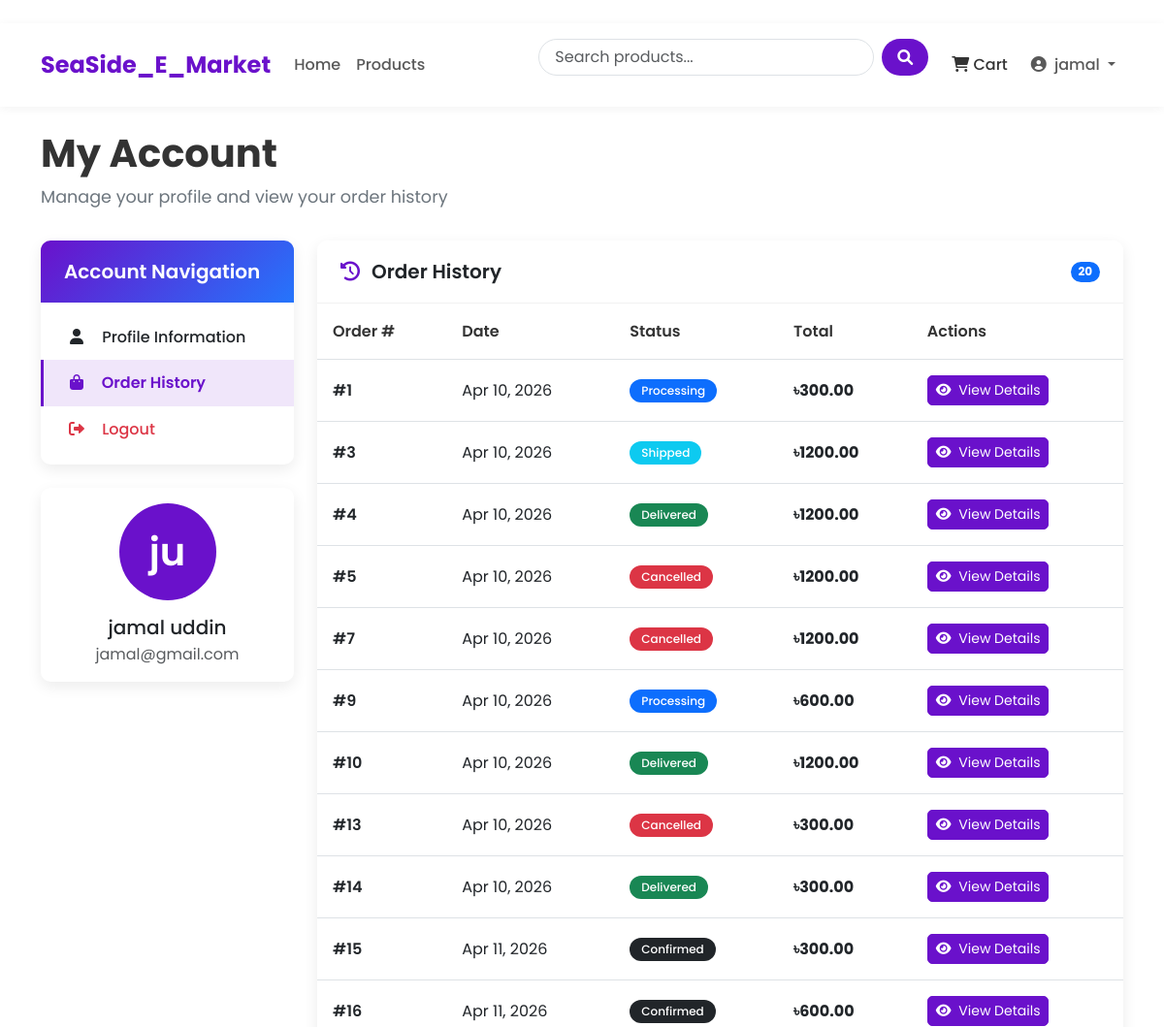
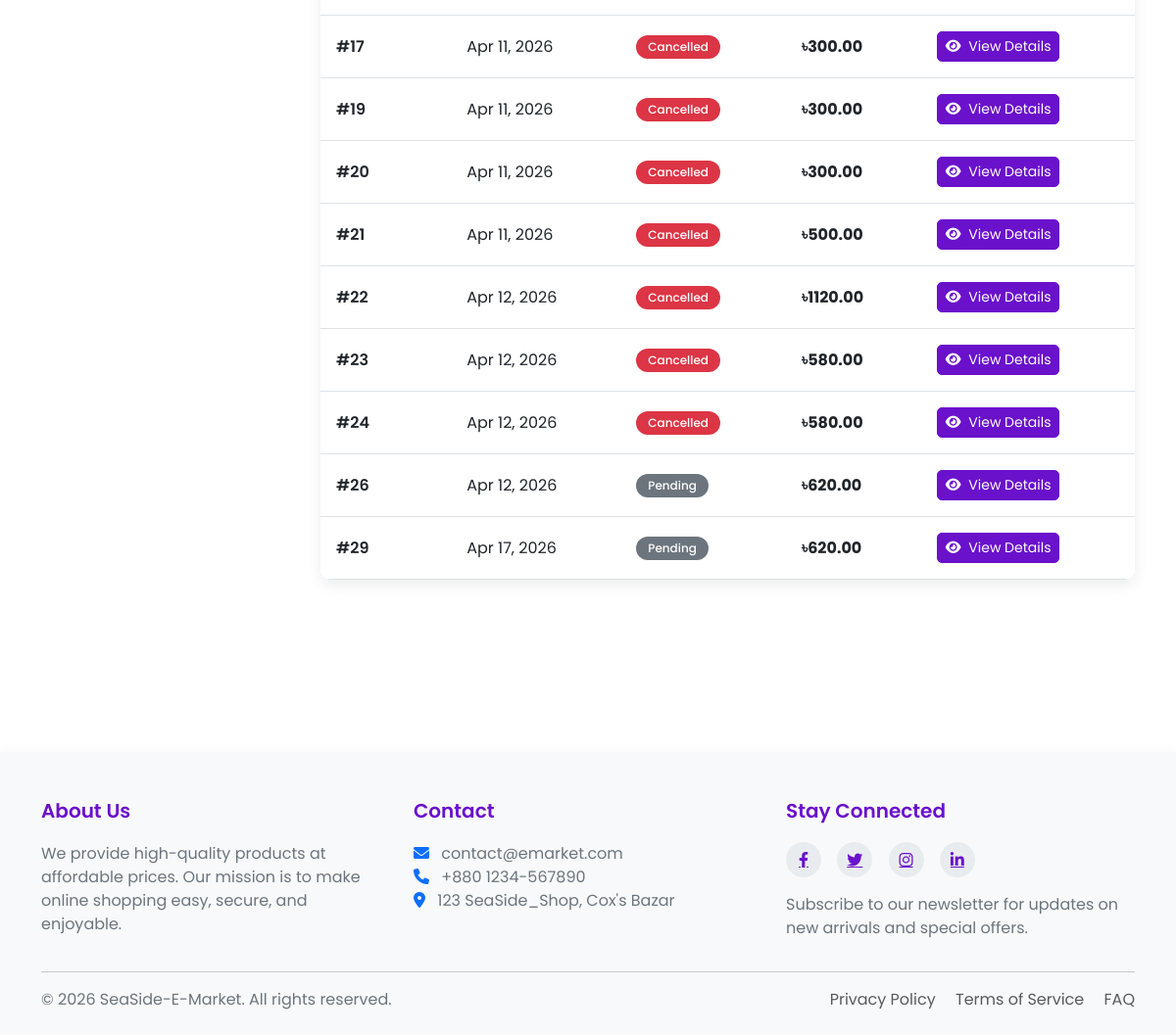
The app's page /profile/?tab=orders (signed in) with its own data (2 pictures, top to bottom).
### SeaSide_Shop/models.py (models this page shows, shortened)
class Order(models.Model):
    STATUS = [
        ('pending', 'Pending'),
        ('confirm', 'Confirmed'),
        ('processing', 'Processing'),
        ('shipped', 'Shipped'),
        ('delivered', 'Delivered'),
        ('failed', 'Failed'),
        ('canceled', 'Cancelled'),
    ]
    PAYMENT_METHODS = [
        ('cod', 'Cash on Delivery'),
        ('sslcommerz', 'Pay Online with SSLCommerz'),
    ]
    PAYMENT_STATUS = [
        ('cod', 'Pending/COD'),
        ('pending', 'Pending'),
        ('paid', 'Paid'),
        ('failed', 'Failed'),
        ('canceled', 'Cancelled'),
    ]
    user = models.ForeignKey(User, on_delete=models.CASCADE, related_name='orders')
    first_name = models.CharField(max_length=100)
    last_name = models.CharField(max_length=100)
    email = models.EmailField()
    address = models.TextField()
    postal_code = models.CharField(max_length=100)
    phone = models.CharField(max_length=12, blank=True)
    city = models.CharField(max_length=100)
    note = models.TextField(blank=True)
    shipping_fee = models.DecimalField(max_digits=10, decimal_places=2, default=0)
    paid = models.BooleanField(default=False)
    payment_method = models.CharField(max_length=20, choices=PAYMENT_METHODS, default='cod')
    payment_status = models.CharField(max_length=20, choices=PAYMENT_STATUS, default='cod')
    transaction_id = models.CharField(max_length=100, blank=True)
    sslcommerz_session_key = models.CharField(max_length=255, blank=True)
    validation_id = models.CharField(max_length=255, blank=True)
    bank_transaction_id = models.CharField(max_length=255, blank=True)
    stock_reduced = models.BooleanField(default=False)
    created_at = models.DateTimeField(auto_now_add=True)
    updated_at = models.DateTimeField(auto_now=True)
    status = models.CharField(max_length=10, choices=STATUS, default='pending')
    def get_items_total(self):
        return sum(item.get_cost() for item in self.order_items.all())
    def get_total_cost(self):
        return self.get_items_total() + self.shipping_fee

class OrderItem(models.Model):
    order = models.ForeignKey(Order, on_delete=models.CASCADE, related_name='order_items')
    product = models.ForeignKey(Product, on_delete=models.CASCADE)
    quantity = models.PositiveBigIntegerField(default=1)
    price = models.DecimalField(max_digits=10, decimal_places=2)
    def get_cost(self):
        return self.quantity*self.price  # 20

### SeaSide_Shop/views.py (the view)
# urls.py: path('profile/', views.profile, name="profile"),
@login_required
def profile(request):
    tab = request.GET.get('tab')
    orders = Order.objects.filter(user = request.user)
    completed_orders = orders.filter(status = 'delivered')
    completed_orders_count = completed_orders.count()
    total_spent = sum(
        order.get_total_cost()
        for order in orders.exclude(status__in=['canceled', 'failed']).exclude(payment_status__in=['canceled', 'failed'])
    )
    order_history_active = (tab == 'orders') # true or false return korbe
    return render(request, 'SeaSide_Shop/profile.html', {
        'user' : request.user,
        'orders' : orders,
        'completed_orders' : completed_orders,
        'completed_orders_count' : completed_orders_count,
        'total_spent' : total_spent,
        'order_history_active' : order_history_active
    })

### templates/SeaSide_Shop/profile.html (shortened to what this page needs)
﻿{% extends 'base.html' %}
{% block content %}
<div class="profile-container">
    <div class="profile-header">
        <h1 class="profile-title">My Account</h1>
        <p class="profile-subtitle">Manage your profile and view your order history</p>
    </div>
    <div class="row">
        <div class="col-lg-3 mb-4">
            <div class="profile-sidebar">
                <div class="sidebar-card card">
                    <div class="card-header">
                        <h5 class="mb-0">Account Navigation</h5>
                    </div>
                    <div class="sidebar-menu list-group list-group-flush">
                        <a href="{% url 'profile' %}" class="list-group-item list-group-item-action {% if not order_history_active %}active{% endif %}">
                            <i class="fas fa-user"></i> Profile Information
                        </a>
                        <a href="{% url 'profile' %}?tab=orders" class="list-group-item list-group-item-action {% if order_history_active %}active{% endif %}">
                            <i class="fas fa-shopping-bag"></i> Order History
                        </a>
                        <a href="{% url 'logout' %}" class="list-group-item list-group-item-action text-danger">
                            <i class="fas fa-sign-out-alt"></i> Logout
                        </a>
                    </div>
                </div>
                <div class="sidebar-card card">
                    <div class="card-body text-center">
                        <div class="profile-avatar">
                            {{ user.first_name|slice:":1" }}{{ user.last_name|slice:":1" }}
                        </div>
                        <h5 class="mb-1">{{ user.get_full_name }}</h5>
                        <p class="text-muted mb-0">{{ user.email }}</p>
                    </div>
                </div>
            </div>
        </div>
        <div class="col-lg-9">
            {% if order_history_active %}
            <div class="content-card card">
                <div class="card-header d-flex justify-content-between align-items-center">
                    <h5 class="mb-0"><i class="fas fa-history"></i> Order History</h5>
                    {% if orders %}
                    <span class="badge bg-primary rounded-pill">{{ orders|length }}</span>
                    {% endif %}
                </div>
                <div class="card-body p-0">
                    {% if orders %}
                        <div class="table-responsive">
                            <table class="table order-table mb-0">
                                <thead>
                                    <tr>
                                        <th>Order #</th>
                                        <th>Date</th>
                                        <th>Status</th>
                                        <th>Total</th>
                                        <th>Actions</th>
                                    </tr>
                                </thead>
                                <tbody>
                                    {% for order in orders %}
                                    <tr>
                                        <td class="order-id">#{{ order.id }}</td>
                                        <td>{{ order.created_at|date:"M d, Y" }}</td>
                                        <td>
                                            <span class="status-badge badge {% if order.status == 'delivered' %}bg-success{% elif order.status == 'shipped' %}bg-info{% elif order.status == 'processing' %}bg-primary{% elif order.status == 'confirm' %}bg-dark{% elif order.status == 'failed' or order.status == 'canceled' %}bg-danger{% else %}bg-secondary{% endif %}">
                                                {{ order.get_status_display }}
                                            </span>
                                        </td>
                                        <td class="fw-bold">৳{{ order.get_total_cost }}</td>
                                        <td>
                                            <button type="button" class="btn btn-sm btn-primary view-btn" data-bs-toggle="modal" data-bs-target="#orderModal{{ order.id }}">
                                                <i class="fas fa-eye me-1"></i> View Details
                                            </button>
                                        </td>
                                    </tr>
                                    {% endfor %}
                                </tbody>
                            </table>
                        </div>
                    {% endif %}
                </div>
            </div>
            {% endif %}
        </div>
    </div>
</div>
{% endblock %}

### templates/base.html (shortened to what this page needs)
<!DOCTYPE html>
<html lang="en">
<head>
    <link href="https://cdn.jsdelivr.net/npm/bootstrap@5.3.0/dist/css/bootstrap.min.css" rel="stylesheet">
    <link rel="stylesheet" href="https://cdnjs.cloudflare.com/ajax/libs/font-awesome/6.0.0/css/all.min.css">
    {% load static %}
</head>
<body>
    <header>
        <nav class="navbar navbar-expand-lg navbar-light bg-white">
            <div class="container">
                <a class="navbar-brand" href="{% url 'home' %}">SeaSide_E_Market</a>
                <div class="collapse navbar-collapse" id="navbarNav">
                    <ul class="navbar-nav me-auto mb-2 mb-lg-0">
                        <li class="nav-item {% if request.path == '/' %}active{% endif %}">
                            <a class="nav-link" href="{% url 'home' %}">Home</a>
                        </li>
                        <li class="nav-item {% if '/products/' in request.path %}active{% endif %}">
                            <a class="nav-link" href="{% url 'product_list' %}">Products</a>
                        </li>
                    </ul>
                    <form class="d-flex search-box me-3" action="{% url 'product_list' %}" method="get">
                        <input class="form-control search-input me-2" type="search" name="search" placeholder="Search products..." aria-label="Search">
                        <button class="btn search-btn" type="submit">
                            <i class="fas fa-search"></i>
                        </button>
                    </form>
                    <ul class="navbar-nav">
                        <li class="nav-item me-2">
                            <a class="nav-link cart-btn" href="{% url 'cart_detail' %}">
                                <i class="fas fa-shopping-cart"></i> Cart
                            </a>
                        </li>
                        {% if user.is_authenticated %}
                            <li class="nav-item dropdown">
                                <a class="nav-link dropdown-toggle" href="#" id="navbarDropdown" role="button"
                                   data-bs-toggle="dropdown" aria-expanded="false">
                                    <i class="fas fa-user-circle me-1"></i> {{ user.username }}
                                </a>
                            </li>
                        {% endif %}
                    </ul>
                </div>
            </div>
        </nav>
    </header>
    <main class="container my-4">
        {% block content %}{% endblock %}
    </main>
    <footer>
        <div class="container">
            <div class="row">
                <div class="col-md-4 mb-4 mb-md-0">
                    <h5>About Us</h5>
                    <p>We provide high-quality products at affordable prices. Our mission is to make online shopping easy, secure, and enjoyable.</p>
                </div>
                <div class="col-md-4 mb-4 mb-md-0">
                    <h5>Contact</h5>
                    <p>
                        <i class="fas fa-envelope me-2 text-primary"></i> contact@emarket.com<br>
                        <i class="fas fa-phone me-2 text-primary"></i> +880 1234-567890<br>
                        <i class="fas fa-map-marker-alt me-2 text-primary"></i> 123 SeaSide_Shop, Cox's Bazar
                    </p>
                </div>
                <div class="col-md-4">
                    <h5>Stay Connected</h5>
                    <div class="social-icons mb-3">
                        <a href="#"><i class="fab fa-facebook-f"></i></a>
                        <a href="#"><i class="fab fa-twitter"></i></a>
                        <a href="#"><i class="fab fa-instagram"></i></a>
                        <a href="#"><i class="fab fa-linkedin-in"></i></a>
                    </div>
                    <p>Subscribe to our newsletter for updates on new arrivals and special offers.</p>
                </div>
            </div>
            <hr>
            <div class="row mt-3">
                <div class="col-md-6 mb-2 mb-md-0">
                    <p class="mb-0">&copy; {% now "Y" %} SeaSide-E-Market. All rights reserved.</p>
                </div>
                <div class="col-md-6 text-md-end">
                    <p class="mb-0">
                        <a href="#" class="text-decoration-none me-3 text-muted">Privacy Policy</a>
                        <a href="#" class="text-decoration-none me-3 text-muted">Terms of Service</a>
                        <a href="#" class="text-decoration-none text-muted">FAQ</a>
                    </p>
                </div>
            </div>
        </div>
    </footer>
</body>
</html>

### records on screen
Order: id "1", created_at "Apr 10, 2026", status "Processing", get_total_cost "300.00"
Order: id "3", created_at "Apr 10, 2026", status "Shipped", get_total_cost "1200.00"
Order: id "4", created_at "Apr 10, 2026", status "Delivered", get_total_cost "1200.00"
Order: id "5", created_at "Apr 10, 2026", status "Cancelled", get_total_cost "1200.00"
Order: id "7", created_at "Apr 10, 2026", status "Cancelled", get_total_cost "1200.00"
Order: id "9", created_at "Apr 10, 2026", status "Processing", get_total_cost "600.00"
Order: id "10", created_at "Apr 10, 2026", status "Delivered", get_total_cost "1200.00"
Order: id "13", created_at "Apr 10, 2026", status "Cancelled", get_total_cost "300.00"
Order: id "14", created_at "Apr 10, 2026", status "Delivered", get_total_cost "300.00"
Order: id "15", created_at "Apr 11, 2026", status "Confirmed", get_total_cost "300.00"
Order: id "16", created_at "Apr 11, 2026", status "Confirmed", get_total_cost "600.00"
Order: id "17", created_at "Apr 11, 2026", status "Cancelled", get_total_cost "300.00"
Order: id "19", created_at "Apr 11, 2026", status "Cancelled", get_total_cost "300.00"
Order: id "20", created_at "Apr 11, 2026", status "Cancelled", get_total_cost "300.00"
Order: id "21", created_at "Apr 11, 2026", status "Cancelled", get_total_cost "500.00"
Order: id "22", created_at "Apr 12, 2026", status "Cancelled", get_total_cost "1120.00"
Order: id "23", created_at "Apr 12, 2026", status "Cancelled", get_total_cost "580.00"
Order: id "24", created_at "Apr 12, 2026", status "Cancelled", get_total_cost "580.00"
Order: id "26", created_at "Apr 12, 2026", status "Pending", get_total_cost "620.00"
Order: id "29", created_at "Apr 17, 2026", status "Pending", get_total_cost "620.00"

### other values on screen
{{ user.username }} "jamal"
{{ user.first_name|slice:":1" }} "j"
{{ user.last_name|slice:":1" }} "u"
{{ user.get_full_name }} "jamal uddin"
{{ user.email }} "jamal@gmail.com"
{{ orders|length }} "20"
